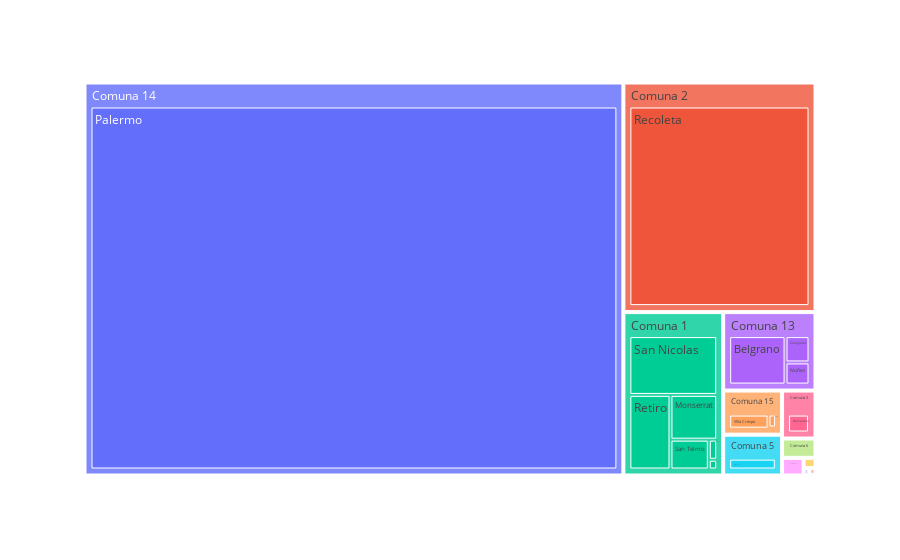

Source (notebook cell):
### Code cell
# Count property group by neighborhood  

data['neighborhood_count'] = data.groupby('neighbourhood_cleansed')['id'].transform('count')

fig = px.treemap(data, values='neighborhood_count', labels='neighborhood_cleansed', path=['Comuna', 'neighbourhood_cleansed'])


fig.show()

### Figure 1 — Plotly figure (JSON) as saved in the notebook; plotly's stock layout.template omitted (floating-point values rounded to 4 significant figures)
{"data": [{"branchvalues": "total", "domain": {"x": [0, 1], "y": [0, 1]}, "hovertemplate": "labels=%{label}<br>neighborhood_count=%{value}<br>parent=%{parent}<br>id=%{id}<extra></extra>", "ids": ["Comuna 15/Agronomia", "Comuna 5/Almagro", "Comuna 3/Balvanera", "Comuna 4/Barracas", "Comuna 13/Belgrano", "Comuna 4/Boca", "Comuna 5/Boedo", "Comuna 6/Caballito", "Comuna 15/Chacarita", "Comuna 12/Coghlan", "Comuna 13/Colegiales", "Comuna 1/Constitucion", "Comuna 7/Flores", "Comuna 10/Floresta", "Comuna 9/Liniers", "Comuna 9/Mataderos", "Comuna 1/Monserrat", "Comuna 10/Monte Castro", "Comuna 4/Nueva Pompeya", "Comuna 13/Nuñez", "Comuna 14/Palermo", "Comuna 9/Parque Avellaneda", "Comuna 7/Parque Chacabuco", "Comuna 15/Parque Chas", "Comuna 4/Parque Patricios", "Comuna 15/Paternal", "Comuna 1/Puerto Madero", "Comuna 2/Recoleta", "Comuna 1/Retiro", "Comuna 12/Saavedra", "Comuna 3/San Cristobal", "Comuna 1/San Nicolas", "Comuna 1/San Telmo", "Comuna 10/Velez Sarsfield", "Comuna 15/Villa Crespo", "Comuna 11/Villa Del Parque", "Comuna 11/Villa Devoto", "Comuna 11/Villa Gral. Mitre", "Comuna 10/Villa Luro", "Comuna 15/Villa Ortuzar", "Comuna 12/Villa Pueyrredon", "Comuna 10/Villa Real", "Comuna 11/Villa Santa Rita", "Comuna 12/Villa Urquiza", "Comuna 1", "Comuna 10", "Comuna 11", "Comuna 12", "Comuna 13", "Comuna 14", "Comuna 15", "Comuna 2", "Comuna 3", "Comuna 4", "Comuna 5", "Comuna 6", "Comuna 7", "Comuna 9"], "labels": ["Agronomia", "Almagro", "Balvanera", "Barracas", "Belgrano", "Boca", "Boedo", "Caballito", "Chacarita", "Coghlan", "Colegiales", "Constitucion", "Flores", "Floresta", "Liniers", "Mataderos", "Monserrat", "Monte Castro", "Nueva Pompeya", "Nuñez", "Palermo", "Parque Avellaneda", "Parque Chacabuco", "Parque Chas", "Parque Patricios", "Paternal", "Puerto Madero", "Recoleta", "Retiro", "Saavedra", "San Cristobal", "San Nicolas", "San Telmo", "Velez Sarsfield", "Villa Crespo", "Villa Del Parque", "Villa Devoto", "Villa Gral. Mitre", "Villa Luro", "Villa Ortuzar", "Villa Pueyrredon", "Villa Real", "Villa Santa Rita", "Villa Urquiza", "Comuna 1", "Comuna 10", "Comuna 11", "Comuna 12", "Comuna 13", "Comuna 14", "Comuna 15", "Comuna 2", "Comuna 3", "Comuna 4", "Comuna 5", "Comuna 6", "Comuna 7", "Comuna 9"], "name": "", "parents": ["Comuna 15", "Comuna 5", "Comuna 3", "Comuna 4", "Comuna 13", "Comuna 4", "Comuna 5", "Comuna 6", "Comuna 15", "Comuna 12", "Comuna 13", "Comuna 1", "Comuna 7", "Comuna 10", "Comuna 9", "Comuna 9", "Comuna 1", "Comuna 10", "Comuna 4", "Comuna 13", "Comuna 14", "Comuna 9", "Comuna 7", "Comuna 15", "Comuna 4", "Comuna 15", "Comuna 1", "Comuna 2", "Comuna 1", "Comuna 12", "Comuna 3", "Comuna 1", "Comuna 1", "Comuna 10", "Comuna 15", "Comuna 11", "Comuna 11", "Comuna 11", "Comuna 10", "Comuna 15", "Comuna 12", "Comuna 10", "Comuna 11", "Comuna 12", "", "", "", "", "", "", "", "", "", "", "", "", "", ""], "type": "treemap", "values": [625, 376996, 246016, 15625, 801025, 2025, 2025, 101761, 60025, 3600, 184900, 36864, 5329, 144, 100, 196, 458329, 49, 4, 155236, 33362176, 9, 1444, 1156, 1600, 225, 17956, 6948496, 672400, 11025, 6400, 1132096, 251001, 36, 343396, 2704, 3025, 196, 169, 3600, 1521, 1, 529, 43681, 2568646, 399, 6454, 59827, 1141161, 33362176, 409027, 6948496, 252416, 19254, 379021, 101761, 6773, 305]}], "layout": {"legend": {"tracegroupgap": 0}, "margin": {"t": 60}}}
